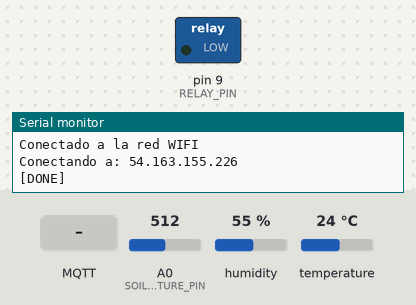
The sketch below on a simulated Arduino Uno, built for the host (arithmetic inside an expression is 32-bit, double 64-bit). Parts: switched loads named in the sketch (green lamp = pin HIGH), the last lines printed to the serial monitor. Inputs (shaded band) come from the test bench; at power-on: A0 (SOIL_MOISTURE_PIN) = 512, humidity 55 %, temperature 24 °C. WiFi joins after 1.5 s; servers stay silent unless stated; random numbers use the default seed unless the sketch sets one; no MQTT or app messages arrive unless stated.

Above: at 3.2 s.
3.3 s: MQTT message "5" arrives on the first subscribed topic
At 4.6 s:
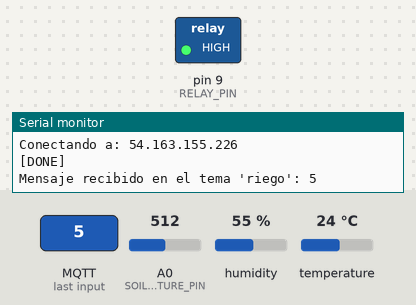
9.3 s: MQTT message "90" arrives on the first subscribed topic
At 10.3 s:
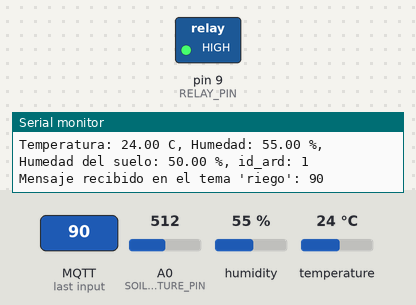
Timing chart, 0 to 12.3 s (numbered marks = the images above; inputs shaded):
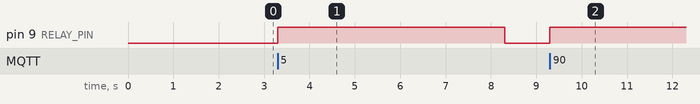

The sketch:

arduino.ino
```cpp
#include <DHT.h>  // Biblioteca para el sensor DHT11
#include <WiFiEsp.h>
#include <WiFiEspClient.h>
#include <PubSubClient.h>
#include "SoftwareSerial.h"

#define DHTPIN 7     // Pin al que está conectado el sensor DHT11
#define DHTTYPE DHT11   // Tipo de sensor DHT que estás utilizando

#define SOIL_MOISTURE_PIN A0  // Pin al que está conectado el sensor de humedad del suelo
#define RELAY_PIN 9          // Pin al que está conectado el relé

DHT dht(DHTPIN, DHTTYPE);

float temperature = 0;
float humidity = 0;
int sensorValue = 0;
int soilMoisture = 0; // Variable para almacenar la humedad del suelo

#define WIFI_AP "RedmiNote10S"
#define WIFI_PASSWORD "jolopo09"
char server[50] = "54.163.155.226";

WiFiEspClient espClient;
PubSubClient client(espClient);
SoftwareSerial soft(3, 2);
unsigned long lastSend;
int status = WL_IDLE_STATUS;

// Definir los límites mínimo y máximo de lectura del sensor
int sensorMin = 0;  // Valor mínimo leído por el sensor
int sensorMax = 1023;  // Valor máximo leído por el sensor

// Definir los límites mínimo y máximo de humedad del suelo
int humedadMin = 0;  // Porcentaje mínimo de humedad del suelo
int humedadMax = 100;  // Porcentaje máximo de humedad del suelo

void setup() {
    Serial.begin(9600);
    pinMode(RELAY_PIN, OUTPUT); // Configurar el pin del relé como salida
    InitWiFi();
    client.setServer(server, 1883);
    client.setCallback(callback); // Establecer la función de devolución de llamada para los mensajes entrantes
    lastSend = 0;
    dht.begin();
    pinMode(SOIL_MOISTURE_PIN, INPUT);
}

void loop() {
    status = WiFi.status();
    if(status != WL_CONNECTED) {
        reconnectWifi();
    }

    if(!client.connected()) {
        reconnectClient();
    }

    temperature = dht.readTemperature();
    humidity = dht.readHumidity();
    sensorValue = analogRead(SOIL_MOISTURE_PIN);  // Leer valor del sensor de humedad del suelo
    soilMoisture = map(sensorValue, sensorMin, sensorMax, humedadMin, humedadMax);

    if(millis() - lastSend > 5000 ) {
        sendDataTopic();
        lastSend = millis();
    }

    client.loop();
}

void callback(char* topic, byte* payload, unsigned int length) {
    if (!client.connected()) {
        Serial.println("Conexión perdida. Intentando reconectar...");
        reconnectClient();
    }

    // Si se recibe un mensaje en el topic "riego", se activa el relé durante los segundos indicados en el mensaje
    if (strcmp(topic, "riego") == 0) {
        Serial.print("Mensaje recibido en el tema 'riego': ");
        payload[length] = '\0';  // Asegurar que el payload es una cadena null-terminated
        Serial.println((char*)payload);  // Imprimir el mensaje en el monitor serie

        int seconds = atoi((char*)payload); // Convertir el payload a entero (segundos)
        activatePump(seconds);
    }
}

void sendDataTopic() {
    String payload = "Temperatura: " + String(temperature) + " C, Humedad: " + String(humidity) + " %, Humedad del suelo: " + String(soilMoisture) + ".00 %, id_ard: 1";
    char attributes[100];
    payload.toCharArray(attributes, 100);
    client.publish("sensores", attributes);
    Serial.println(attributes);
}

void activatePump(int seconds) {
    digitalWrite(RELAY_PIN, HIGH); // Activar el relé (encender la bomba de agua)
    delay(seconds * 1000); // Esperar el tiempo indicado en segundos
    digitalWrite(RELAY_PIN, LOW); // Desactivar el relé (apagar la bomba de agua)
}

void InitWiFi() {
    soft.begin(9600);
    WiFi.init(&soft);
    if (WiFi.status() == WL_NO_SHIELD) {
        Serial.println("El modulo WiFi no esta presente");
        while (true);
    }
    reconnectWifi();
}

void reconnectWifi() {
    Serial.println("Iniciar conección a la red WIFI");
    while(status != WL_CONNECTED) {
        Serial.print("Intentando conectarse a WPA SSID: ");
        Serial.println(WIFI_AP);
        status = WiFi.begin(WIFI_AP, WIFI_PASSWORD);
        delay(500);
    }
    Serial.println("Conectado a la red WIFI");
}

void reconnectClient() {
    while(!client.connected()) {
        Serial.print("Conectando a: ");
        Serial.println(server);
        String clientId = "ESP8266Client-" + String(random(0xffff), HEX);
        if(client.connect(clientId.c_str())) {
            client.subscribe("riego"); // Suscribirse al topic "riego"
            Serial.println("[DONE]");
        } else {
            Serial.print( "[FAILED] [ rc = " );
            Serial.print( client.state() );
            Serial.println( " : retrying in 5 seconds]" );
            delay( 5000 );
        }
    }
}
```

Measured:
- after the input at 3.3 s, pin 9 (RELAY_PIN): LOW → HIGH at once, → LOW 5.0 s later
- after the input at 9.3 s, pin 9 (RELAY_PIN): LOW → HIGH at once
